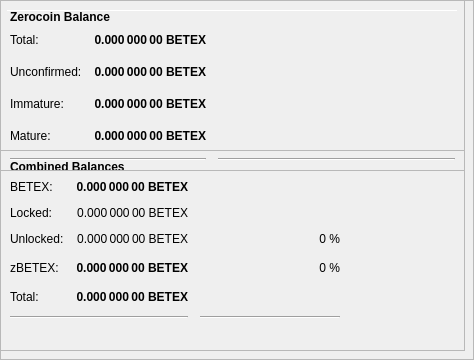
        <widget class="QFrame" name="frameObfuscation">
         <property name="minimumSize">
          <size>
           <width>0</width>
           <height>350</height>
          </size>
         </property>
         <property name="layoutDirection">
          <enum>Qt::LeftToRight</enum>
         </property>
         <property name="frameShape">
          <enum>QFrame::StyledPanel</enum>
         </property>
         <property name="frameShadow">
          <enum>QFrame::Raised</enum>
         </property>
         <widget class="QPushButton" name="runAutoDenom">
          <property name="geometry">
           <rect>
            <x>251</x>
            <y>17</y>
            <width>1</width>
            <height>1</height>
           </rect>
          </property>
          <property name="palette">
           <palette>
            <active>
             <colorrole role="WindowText">
              <brush brushstyle="SolidPattern">
               <color alpha="255">
                <red>0</red>
                <green>0</green>
                <blue>0</blue>
               </color>
              </brush>
             </colorrole>
             <colorrole role="Button">
              <brush brushstyle="SolidPattern">
               <color alpha="255">
                <red>239</red>
                <green>238</green>
                <blue>238</blue>
               </color>
              </brush>
             </colorrole>
             <colorrole role="Light">
              <brush brushstyle="SolidPattern">
               <color alpha="255">
                <red>255</red>
                <green>255</green>
                <blue>255</blue>
               </color>
              </brush>
             </colorrole>
             <colorrole role="Midlight">
              <brush brushstyle="SolidPattern">
               <color alpha="255">
                <red>247</red>
                <green>246</green>
                <blue>246</blue>
               </color>
              </brush>
             </colorrole>
             <colorrole role="Dark">
              <brush brushstyle="SolidPattern">
               <color alpha="255">
                <red>119</red>
                <green>119</green>
                <blue>119</blue>
               </color>
              </brush>
             </colorrole>
             <colorrole role="Mid">
              <brush brushstyle="SolidPattern">
               <color alpha="255">
                <red>159</red>
                <green>159</green>
                <blue>159</blue>
               </color>
              </brush>
             </colorrole>
             <colorrole role="Text">
              <brush brushstyle="SolidPattern">
               <color alpha="255">
                <red>0</red>
                <green>0</green>
                <blue>0</blue>
               </color>
              </brush>
             </colorrole>
             <colorrole role="BrightText">
              <brush brushstyle="SolidPattern">
               <color alpha="255">
                <red>255</red>
                <green>255</green>
                <blue>255</blue>
               </color>
              </brush>
             </colorrole>
             <colorrole role="ButtonText">
              <brush brushstyle="SolidPattern">
               <color alpha="255">
                <red>0</red>
                <green>0</green>
                <blue>0</blue>
               </color>
              </brush>
             </colorrole>
             <colorrole role="Base">
              <brush brushstyle="SolidPattern">
               <color alpha="255">
                <red>255</red>
                <green>255</green>
                <blue>255</blue>
               </color>
              </brush>
             </colorrole>
             <colorrole role="Window">
              <brush brushstyle="SolidPattern">
               <color alpha="255">
                <red>239</red>
                <green>238</green>
                <blue>238</blue>
               </color>
              </brush>
             </colorrole>
             <colorrole role="Shadow">
              <brush brushstyle="SolidPattern">
               <color alpha="255">
                <red>0</red>
                <green>0</green>
                <blue>0</blue>
               </color>
              </brush>
             </colorrole>
             <colorrole role="AlternateBase">
              <brush brushstyle="SolidPattern">
               <color alpha="255">
                <red>247</red>
                <green>246</green>
                <blue>246</blue>
               </color>
              </brush>
             </colorrole>
             <colorrole role="ToolTipBase">
              <brush brushstyle="SolidPattern">
               <color alpha="255">
                <red>255</red>
                <green>255</green>
                <blue>220</blue>
               </color>
              </brush>
             </colorrole>
             <colorrole role="ToolTipText">
              <brush brushstyle="SolidPattern">
               <color alpha="255">
                <red>0</red>
                <green>0</green>
                <blue>0</blue>
               </color>
              </brush>
             </colorrole>
            </active>
            <inactive>
             <colorrole role="WindowText">
              <brush brushstyle="SolidPattern">
               <color alpha="255">
                <red>0</red>
                <green>0</green>
                <blue>0</blue>
               </color>
              </brush>
             </colorrole>
             <colorrole role="Button">
              <brush brushstyle="SolidPattern">
               <color alpha="255">
                <red>239</red>
                <green>238</green>
                <blue>238</blue>
               </color>
              </brush>
             </colorrole>
             <colorrole role="Light">
              <brush brushstyle="SolidPattern">
               <color alpha="255">
                <red>255</red>
                <green>255</green>
                <blue>255</blue>
               </color>
              </brush>
             </colorrole>
             <colorrole role="Midlight">
              <brush brushstyle="SolidPattern">
               <color alpha="255">
                <red>247</red>
                <green>246</green>
                <blue>246</blue>
               </color>
              </brush>
             </colorrole>
             <colorrole role="Dark">
              <brush brushstyle="SolidPattern">
               <color alpha="255">
                <red>119</red>
                <green>119</green>
                <blue>119</blue>
               </color>
              </brush>
             </colorrole>
             <colorrole role="Mid">
              <brush brushstyle="SolidPattern">
               <color alpha="255">
                <red>159</red>
                <green>159</green>
                <blue>159</blue>
               </color>
              </brush>
             </colorrole>
             <colorrole role="Text">
              <brush brushstyle="SolidPattern">
               <color alpha="255">
                <red>0</red>
                <green>0</green>
                <blue>0</blue>
               </color>
              </brush>
             </colorrole>
             <colorrole role="BrightText">
              <brush brushstyle="SolidPattern">
               <color alpha="255">
                <red>255</red>
                <green>255</green>
                <blue>255</blue>
               </color>
              </brush>
             </colorrole>
             <colorrole role="ButtonText">
              <brush brushstyle="SolidPattern">
               <color alpha="255">
                <red>0</red>
                <green>0</green>
                <blue>0</blue>
               </color>
              </brush>
             </colorrole>
             <colorrole role="Base">
              <brush brushstyle="SolidPattern">
               <color alpha="255">
                <red>255</red>
                <green>255</green>
                <blue>255</blue>
               </color>
              </brush>
             </colorrole>
             <colorrole role="Window">
              <brush brushstyle="SolidPattern">
               <color alpha="255">
                <red>239</red>
                <green>238</green>
                <blue>238</blue>
               </color>
              </brush>
             </colorrole>
             <colorrole role="Shadow">
              <brush brushstyle="SolidPattern">
               <color alpha="255">
                <red>0</red>
                <green>0</green>
                <blue>0</blue>
               </color>
              </brush>
             </colorrole>
             <colorrole role="AlternateBase">
              <brush brushstyle="SolidPattern">
               <color alpha="255">
                <red>247</red>
                <green>246</green>
                <blue>246</blue>
               </color>
              </brush>
             </colorrole>
             <colorrole role="ToolTipBase">
              <brush brushstyle="SolidPattern">
               <color alpha="255">
                <red>255</red>
                <green>255</green>
                <blue>220</blue>
               </color>
              </brush>
             </colorrole>
             <colorrole role="ToolTipText">
              <brush brushstyle="SolidPattern">
               <color alpha="255">
                <red>0</red>
                <green>0</green>
                <blue>0</blue>
               </color>
              </brush>
             </colorrole>
            </inactive>
            <disabled>
             <colorrole role="WindowText">
              <brush brushstyle="SolidPattern">
               <color alpha="255">
                <red>119</red>
                <green>119</green>
                <blue>119</blue>
               </color>
              </brush>
             </colorrole>
             <colorrole role="Button">
              <brush brushstyle="SolidPattern">
               <color alpha="255">
                <red>239</red>
                <green>238</green>
                <blue>238</blue>
               </color>
              </brush>
             </colorrole>
             <colorrole role="Light">
              <brush brushstyle="SolidPattern">
               <color alpha="255">
                <red>255</red>
                <green>255</green>
                <blue>255</blue>
               </color>
              </brush>
             </colorrole>
             <colorrole role="Midlight">
              <brush brushstyle="SolidPattern">
               <color alpha="255">
                <red>247</red>
                <green>246</green>
                <blue>246</blue>
               </color>
              </brush>
             </colorrole>
             <colorrole role="Dark">
              <brush brushstyle="SolidPattern">
               <color alpha="255">
                <red>119</red>
                <green>119</green>
                <blue>119</blue>
               </color>
              </brush>
             </colorrole>
             <colorrole role="Mid">
              <brush brushstyle="SolidPattern">
               <color alpha="255">
                <red>159</red>
                <green>159</green>
                <blue>159</blue>
               </color>
              </brush>
             </colorrole>
             <colorrole role="Text">
              <brush brushstyle="SolidPattern">
               <color alpha="255">
                <red>119</red>
                <green>119</green>
                <blue>119</blue>
               </color>
              </brush>
             </colorrole>
             <colorrole role="BrightText">
              <brush brushstyle="SolidPattern">
               <color alpha="255">
                <red>255</red>
                <green>255</green>
                <blue>255</blue>
               </color>
              </brush>
             </colorrole>
             <colorrole role="ButtonText">
              <brush brushstyle="SolidPattern">
               <color alpha="255">
                <red>119</red>
                <green>119</green>
                <blue>119</blue>
               </color>
              </brush>
             </colorrole>
             <colorrole role="Base">
              <brush brushstyle="SolidPattern">
               <color alpha="255">
                <red>239</red>
                <green>238</green>
                <blue>238</blue>
               </color>
              </brush>
             </colorrole>
             <colorrole role="Window">
              <brush brushstyle="SolidPattern">
               <color alpha="255">
                <red>239</red>
                <green>238</green>
                <blue>238</blue>
               </color>
              </brush>
             </colorrole>
             <colorrole role="Shadow">
              <brush brushstyle="SolidPattern">
               <color alpha="255">
                <red>0</red>
                <green>0</green>
                <blue>0</blue>
               </color>
              </brush>
             </colorrole>
             <colorrole role="AlternateBase">
              <brush brushstyle="SolidPattern">
               <color alpha="255">
                <red>239</red>
                <green>238</green>
                <blue>238</blue>
               </color>
              </brush>
             </colorrole>
             <colorrole role="ToolTipBase">
              <brush brushstyle="SolidPattern">
               <color alpha="255">
                <red>255</red>
                <green>255</green>
                <blue>220</blue>
               </color>
              </brush>
             </colorrole>
             <colorrole role="ToolTipText">
              <brush brushstyle="SolidPattern">
               <color alpha="255">
                <red>0</red>
                <green>0</green>
                <blue>0</blue>
               </color>
              </brush>
             </colorrole>
            </disabled>
           </palette>
          </property>
          <property name="focusPolicy">
           <enum>Qt::NoFocus</enum>
          </property>
          <property name="autoFillBackground">
           <bool>true</bool>
          </property>
          <property name="text">
           <string/>
          </property>
          <property name="flat">
           <bool>true</bool>
          </property>
         </widget>
         <widget class="Line" name="line">
          <property name="geometry">
           <rect>
            <x>7</x>
            <y>10</y>
            <width>451</width>
            <height>1</height>
           </rect>
          </property>
          <property name="orientation">
           <enum>Qt::Horizontal</enum>
          </property>
         </widget>
         <widget class="QFrame" name="frame_3">
          <property name="geometry">
           <rect>
            <x>0</x>
            <y>150</y>
            <width>465</width>
            <height>201</height>
           </rect>
          </property>
          <property name="frameShape">
           <enum>QFrame::StyledPanel</enum>
          </property>
          <property name="frameShadow">
           <enum>QFrame::Raised</enum>
          </property>
          <layout class="QVBoxLayout" name="verticalLayout_5">
           <item>
            <layout class="QHBoxLayout" name="horizontalLayout_5" stretch="0">
             <item>
              <widget class="QLabel" name="label_5z">
               <property name="maximumSize">
                <size>
                 <width>16777215</width>
                 <height>20</height>
                </size>
               </property>
               <property name="font">
                <font>
                 <weight>75</weight>
                 <bold>true</bold>
                </font>
               </property>
               <property name="toolTip">
                <string>Combined Balances (including unconfirmed and immature coins)</string>
               </property>
               <property name="text">
                <string>&lt;html&gt;&lt;head/&gt;&lt;body&gt;&lt;p&gt;Combined Balances&lt;/p&gt;&lt;/body&gt;&lt;/html&gt;</string>
               </property>
              </widget>
             </item>
            </layout>
           </item>
           <item>
            <layout class="QGridLayout" name="gridLayout_3">
             <property name="spacing">
              <number>12</number>
             </property>
             <item row="7" column="0" colspan="2">
              <widget class="Line" name="lineSpendableBalance_3">
               <property name="orientation">
                <enum>Qt::Horizontal</enum>
               </property>
              </widget>
             </item>
             <item row="7" column="2">
              <widget class="Line" name="lineWatchBalance_3">
               <property name="sizePolicy">
                <sizepolicy hsizetype="Preferred" vsizetype="Fixed">
                 <horstretch>0</horstretch>
                 <verstretch>0</verstretch>
                </sizepolicy>
               </property>
               <property name="minimumSize">
                <size>
                 <width>140</width>
                 <height>0</height>
                </size>
               </property>
               <property name="orientation">
                <enum>Qt::Horizontal</enum>
               </property>
              </widget>
             </item>
             <item row="4" column="1">
              <widget class="QLabel" name="labelzBalancez">
               <property name="font">
                <font>
                 <weight>75</weight>
                 <bold>true</bold>
                </font>
               </property>
               <property name="cursor">
                <cursorShape>IBeamCursor</cursorShape>
               </property>
               <property name="toolTip">
                <string>Total of transactions that have yet to be confirmed, and do not yet count toward the spendable balance</string>
               </property>
               <property name="text">
                <string notr="true">0.000 000 00 BETEX</string>
               </property>
               <property name="alignment">
                <set>Qt::AlignRight|Qt::AlignTrailing|Qt::AlignVCenter</set>
               </property>
               <property name="textInteractionFlags">
                <set>Qt::LinksAccessibleByMouse|Qt::TextSelectableByKeyboard|Qt::TextSelectableByMouse</set>
               </property>
              </widget>
             </item>
             <item row="6" column="1">
              <widget class="QLabel" name="labelTotalz">
               <property name="font">
                <font>
                 <weight>75</weight>
                 <bold>true</bold>
                </font>
               </property>
               <property name="cursor">
                <cursorShape>IBeamCursor</cursorShape>
               </property>
               <property name="toolTip">
                <string>Total Balance, including unconfirmed and immature coins.</string>
               </property>
               <property name="text">
                <string notr="true">0.000 000 00 BETEX</string>
               </property>
               <property name="alignment">
                <set>Qt::AlignRight|Qt::AlignTrailing|Qt::AlignVCenter</set>
               </property>
               <property name="textInteractionFlags">
                <set>Qt::LinksAccessibleByMouse|Qt::TextSelectableByKeyboard|Qt::TextSelectableByMouse</set>
               </property>
              </widget>
             </item>
             <item row="4" column="3">
              <spacer name="horizontalSpacer_6">
               <property name="orientation">
                <enum>Qt::Horizontal</enum>
               </property>
               <property name="sizeHint" stdset="0">
                <size>
                 <width>40</width>
                 <height>20</height>
                </size>
               </property>
              </spacer>
             </item>
             <item row="6" column="0">
              <widget class="QLabel" name="labelTotalTextz">
               <property name="text">
                <string>Total:</string>
               </property>
              </widget>
             </item>
             <item row="1" column="0">
              <widget class="QLabel" name="labelBalanceTextz">
               <property name="text">
                <string>BETEX:</string>
               </property>
              </widget>
             </item>
             <item row="1" column="1">
              <widget class="QLabel" name="labelBalancez">
               <property name="font">
                <font>
                 <weight>75</weight>
                 <bold>true</bold>
                </font>
               </property>
               <property name="cursor">
                <cursorShape>IBeamCursor</cursorShape>
               </property>
               <property name="toolTip">
                <string>Your current spendable balance</string>
               </property>
               <property name="text">
                <string notr="true">0.000 000 00 BETEX</string>
               </property>
               <property name="alignment">
                <set>Qt::AlignRight|Qt::AlignTrailing|Qt::AlignVCenter</set>
               </property>
               <property name="textInteractionFlags">
                <set>Qt::LinksAccessibleByMouse|Qt::TextSelectableByKeyboard|Qt::TextSelectableByMouse</set>
               </property>
              </widget>
             </item>
             <item row="4" column="0">
              <widget class="QLabel" name="labelzBalanceTextz">
               <property name="toolTip">
                <string/>
               </property>
               <property name="text">
                <string>zBETEX:</string>
               </property>
              </widget>
             </item>
             <item row="4" column="2">
              <widget class="QLabel" name="labelzBETEXPercent">
               <property name="toolTip">
                <string>Current percentage of zBETEX.
If AutoMint is enabled this percentage will settle around the configured AutoMint percentage (default = 10%)</string>
               </property>
               <property name="text">
                <string>0 %</string>
               </property>
               <property name="alignment">
                <set>Qt::AlignRight|Qt::AlignTrailing|Qt::AlignVCenter</set>
               </property>
              </widget>
             </item>
             <item row="6" column="2">
              <widget class="QLabel" name="label100Percent">
               <property name="text">
                <string/>
               </property>
               <property name="alignment">
                <set>Qt::AlignRight|Qt::AlignTrailing|Qt::AlignVCenter</set>
               </property>
              </widget>
             </item>
             <item row="2" column="1">
              <widget class="QLabel" name="labelLockedBalance">
               <property name="toolTip">
                <string>Locked BETEX or Masternode collaterals. These are excluded from zBETEX minting.</string>
               </property>
               <property name="text">
                <string>0.000 000 00 BETEX</string>
               </property>
               <property name="alignment">
                <set>Qt::AlignRight|Qt::AlignTrailing|Qt::AlignVCenter</set>
               </property>
              </widget>
             </item>
             <item row="2" column="0">
              <widget class="QLabel" name="labelLockedBalanceText">
               <property name="toolTip">
                <string>Locked BETEX or Masternode collaterals. These are excluded from zBETEX minting.</string>
               </property>
               <property name="text">
                <string>Locked:</string>
               </property>
              </widget>
             </item>
             <item row="3" column="0">
              <widget class="QLabel" name="labelUnLockedBalanceText">
               <property name="toolTip">
                <string>Unlocked BETEXs. These can be used for zBETEX minting.</string>
               </property>
               <property name="text">
                <string>Unlocked:</string>
               </property>
              </widget>
             </item>
             <item row="3" column="1">
              <widget class="QLabel" name="labelUnLockedBalance">
               <property name="toolTip">
                <string>Unlocked BETEXs. These can be used for zBETEX minting.</string>
               </property>
               <property name="text">
                <string>0.000 000 00 BETEX</string>
               </property>
               <property name="alignment">
                <set>Qt::AlignRight|Qt::AlignTrailing|Qt::AlignVCenter</set>
               </property>
              </widget>
             </item>
             <item row="3" column="2">
              <widget class="QLabel" name="labelBETEXPercent">
               <property name="text">
                <string>0 %</string>
               </property>
               <property name="alignment">
                <set>Qt::AlignRight|Qt::AlignTrailing|Qt::AlignVCenter</set>
               </property>
              </widget>
             </item>
            </layout>
           </item>
           <item>
            <spacer name="verticalSpacer">
             <property name="orientation">
              <enum>Qt::Vertical</enum>
             </property>
             <property name="sizeHint" stdset="0">
              <size>
               <width>20</width>
               <height>40</height>
              </size>
             </property>
            </spacer>
           </item>
          </layout>
         </widget>
         <widget class="QFrame" name="frame_4">
          <property name="geometry">
           <rect>
            <x>0</x>
            <y>0</y>
            <width>465</width>
            <height>171</height>
           </rect>
          </property>
          <property name="frameShape">
           <enum>QFrame::StyledPanel</enum>
          </property>
          <property name="frameShadow">
           <enum>QFrame::Raised</enum>
          </property>
          <layout class="QVBoxLayout" name="verticalLayout_7">
           <item>
            <layout class="QHBoxLayout" name="horizontalLayout_8" stretch="0">
             <item>
              <widget class="QLabel" name="label_5z_3">
               <property name="maximumSize">
                <size>
                 <width>16777215</width>
                 <height>20</height>
                </size>
               </property>
               <property name="font">
                <font>
                 <weight>75</weight>
                 <bold>true</bold>
                </font>
               </property>
               <property name="text">
                <string>Zerocoin Balance</string>
               </property>
              </widget>
             </item>
            </layout>
           </item>
           <item>
            <layout class="QGridLayout" name="gridLayout_5">
             <property name="spacing">
              <number>12</number>
             </property>
             <item row="4" column="0">
              <widget class="QLabel" name="labelzBalanceMatureText">
               <property name="toolTip">
                <string>Mature: more than 20 confirmation and more than 3 mints of the same denomination after it was minted.
These zBETEX are spendable.</string>
               </property>
               <property name="text">
                <string>Mature:</string>
               </property>
              </widget>
             </item>
             <item row="5" column="0" colspan="2">
              <widget class="Line" name="lineSpendableBalance_5">
               <property name="orientation">
                <enum>Qt::Horizontal</enum>
               </property>
              </widget>
             </item>
             <item row="1" column="1">
              <widget class="QLabel" name="labelzBalance">
               <property name="font">
                <font>
                 <weight>75</weight>
                 <bold>true</bold>
                </font>
               </property>
               <property name="cursor">
                <cursorShape>IBeamCursor</cursorShape>
               </property>
               <property name="toolTip">
                <string>All available zBETEX, unconfirmed and immature zBETEX included.</string>
               </property>
               <property name="text">
                <string notr="true">0.000 000 00 BETEX</string>
               </property>
               <property name="alignment">
                <set>Qt::AlignRight|Qt::AlignTrailing|Qt::AlignVCenter</set>
               </property>
               <property name="textInteractionFlags">
                <set>Qt::LinksAccessibleByMouse|Qt::TextSelectableByKeyboard|Qt::TextSelectableByMouse</set>
               </property>
              </widget>
             </item>
             <item row="5" column="2">
              <widget class="Line" name="lineWatchBalance_5">
               <property name="sizePolicy">
                <sizepolicy hsizetype="Preferred" vsizetype="Fixed">
                 <horstretch>0</horstretch>
                 <verstretch>0</verstretch>
                </sizepolicy>
               </property>
               <property name="minimumSize">
                <size>
                 <width>140</width>
                 <height>0</height>
                </size>
               </property>
               <property name="orientation">
                <enum>Qt::Horizontal</enum>
               </property>
              </widget>
             </item>
             <item row="1" column="0">
              <widget class="QLabel" name="labelzBalanceText">
               <property name="toolTip">
                <string>All available zBETEX, unconfirmed and immature zBETEX included.</string>
               </property>
               <property name="text">
                <string>Total:</string>
               </property>
              </widget>
             </item>
             <item row="1" column="2">
              <spacer name="horizontalSpacer_8">
               <property name="orientation">
                <enum>Qt::Horizontal</enum>
               </property>
               <property name="sizeHint" stdset="0">
                <size>
                 <width>40</width>
                 <height>20</height>
                </size>
               </property>
              </spacer>
             </item>
             <item row="4" column="2">
              <spacer name="horizontalSpacer_4">
               <property name="orientation">
                <enum>Qt::Horizontal</enum>
               </property>
               <property name="sizeHint" stdset="0">
                <size>
                 <width>40</width>
                 <height>20</height>
                </size>
               </property>
              </spacer>
             </item>
             <item row="4" column="1">
              <widget class="QLabel" name="labelzBalanceMature">
               <property name="font">
                <font>
                 <weight>75</weight>
                 <bold>true</bold>
                </font>
               </property>
               <property name="toolTip">
                <string>Mature: more than 20 confirmation and more than 3 mints of the same denomination after it was minted.
These zBETEX are spendable.</string>
               </property>
               <property name="text">
                <string>0.000 000 00 BETEX</string>
               </property>
               <property name="alignment">
                <set>Qt::AlignRight|Qt::AlignTrailing|Qt::AlignVCenter</set>
               </property>
              </widget>
             </item>
             <item row="2" column="0">
              <widget class="QLabel" name="labelzBalanceUnconfirmedText">
               <property name="toolTip">
                <string>Unconfirmed: less than 20 confirmations
Immature: confirmed, but less than 3 mints of the same denomination after it was minted</string>
               </property>
               <property name="text">
                <string>Unconfirmed:</string>
               </property>
              </widget>
             </item>
             <item row="2" column="1">
              <widget class="QLabel" name="labelzBalanceUnconfirmed">
               <property name="font">
                <font>
                 <weight>75</weight>
                 <bold>true</bold>
                </font>
               </property>
               <property name="toolTip">
                <string>Unconfirmed: less than 20 confirmations
Immature: confirmed, but less than 3 mints of the same denomination after it was minted</string>
               </property>
               <property name="text">
                <string>0.000 000 00 BETEX</string>
               </property>
               <property name="alignment">
                <set>Qt::AlignRight|Qt::AlignTrailing|Qt::AlignVCenter</set>
               </property>
              </widget>
             </item>
             <item row="2" column="2">
              <spacer name="horizontalSpacer_5">
               <property name="orientation">
                <enum>Qt::Horizontal</enum>
               </property>
               <property name="sizeHint" stdset="0">
                <size>
                 <width>40</width>
                 <height>20</height>
                </size>
               </property>
              </spacer>
             </item>
             <item row="3" column="0">
              <widget class="QLabel" name="labelzBalanceImmatureText">
               <property name="toolTip">
                <string>Unconfirmed: less than 20 confirmations
Immature: confirmed, but less than 3 mints of the same denomination after it was minted</string>
               </property>
               <property name="text">
                <string>Immature:</string>
               </property>
              </widget>
             </item>
             <item row="3" column="1">
              <widget class="QLabel" name="labelzBalanceImmature">
               <property name="font">
                <font>
                 <weight>75</weight>
                 <bold>true</bold>
                </font>
               </property>
               <property name="toolTip">
                <string>Unconfirmed: less than 20 confirmations
Immature: confirmed, but less than 3 mints of the same denomination after it was minted</string>
               </property>
               <property name="text">
                <string>0.000 000 00 BETEX</string>
               </property>
               <property name="alignment">
                <set>Qt::AlignRight|Qt::AlignTrailing|Qt::AlignVCenter</set>
               </property>
              </widget>
             </item>
             <item row="3" column="2">
              <spacer name="horizontalSpacer_7">
               <property name="orientation">
                <enum>Qt::Horizontal</enum>
               </property>
               <property name="sizeHint" stdset="0">
                <size>
                 <width>40</width>
                 <height>20</height>
                </size>
               </property>
              </spacer>
             </item>
            </layout>
           </item>
          </layout>
         </widget>
        </widget>
